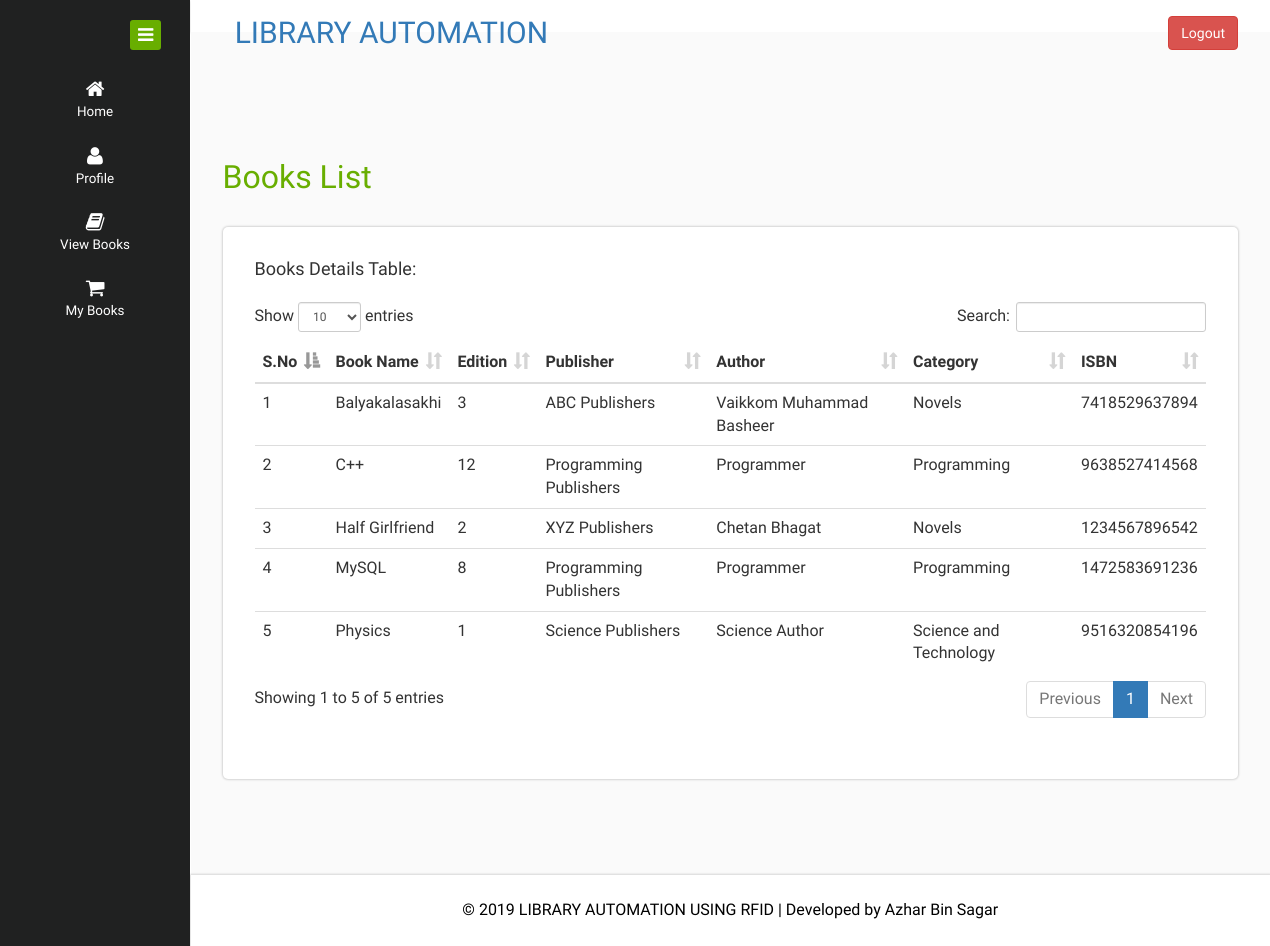
The page /user/book.php (signed in) on the database its author committed.
### tables this page shows
CREATE TABLE `book` (
  `bid` int(5) NOT NULL,
  `barcode` varchar(15) DEFAULT NULL,
  `name` varchar(50) NOT NULL,
  `edition` smallint(2) NOT NULL,
  `pubid` int(5) NOT NULL,
  `authid` int(5) NOT NULL,
  `catid` int(5) NOT NULL,
  `isbn` varchar(13) NOT NULL,
  `issue` tinyint(1) NOT NULL DEFAULT '0' COMMENT '0=not issued, 1= issued'
);

CREATE TABLE `publisher` (
  `pid` int(5) NOT NULL,
  `name` varchar(50) NOT NULL
);

CREATE TABLE `author` (
  `aid` int(5) NOT NULL,
  `name` varchar(50) NOT NULL
);

CREATE TABLE `category` (
  `cid` int(5) NOT NULL,
  `name` varchar(30) NOT NULL
);

### user/book.php (the view, shortened to what this page needs)
<?php require('user_session.php');
	  $con = connectTo();
?>
<!DOCTYPE HTML>
<html>
<head>
<link href="../assets/css/bootstrap.css" rel="stylesheet" type="text/css" media="all">
<link href="../assets/css/style.css" rel="stylesheet" type="text/css" media="all"/>
    <link href="../assets/plugins/datatables/dataTables.bootstrap.css" rel="stylesheet" />
<link href="../assets/css/font-awesome.css" rel="stylesheet">
</head>
<body>
<div class="page-container">
   <div class="left-content">
	   <div class="mother-grid-inner">
<?php require('user_header.php'); ?>
<div class="inner-block">
<div class="main-page">
    <div class="blank">
    	<h2>Books List</h2>
    	<div class="blankpage-main">
						<div class="table table-responsive">
						<h4>Books Details Table:</h4><br>
							<table class="table table-hover" id="tblbook">
							<thead> <tr> <th>S.No</th><th>Book Name</th> <th>Edition</th> <th>Publisher</th><th>Author</th> <th>Category</th><th>ISBN</th></tr> </thead>
							<tbody>
<?php
        $query = "SELECT * FROM `book` ORDER BY `name`";
		$result = mysqli_query($con,$query) or die(mysqli_error($con));
		$c=1;
		while($obj=mysqli_fetch_object($result))
		{	$pu = mysqli_query($con,"SELECT * FROM `publisher` WHERE `pid` = $obj->pubid") or die(mysqli_error($con));
			$pu1 = mysqli_fetch_object($pu);
			$au = mysqli_query($con,"SELECT * FROM `author` WHERE `aid` = $obj->authid") or die(mysqli_error($con));
			$au1 = mysqli_fetch_object($au);
			$ca = mysqli_query($con,"SELECT * FROM `category` WHERE `cid` = $obj->catid") or die(mysqli_error($con));
			$ca1 = mysqli_fetch_object($ca);
				  echo "<tr> <td>$c</td>
                        <td>$obj->name</td>
                        <td>$obj->edition</td>
                        <td>$pu1->name</td>
                        <td>$au1->name</td>
                        <td>$ca1->name</td>
                        <td>$obj->isbn</td>
                      </tr>";
			$c++;
		}
?>
							 </tbody> </table>
						</div>
    	</div>
    </div>
</div>
</div>
<div class="copyrights">
	 <p>© 2019 LIBRARY AUTOMATION USING RFID | Developed by  <a href="" target="_blank">Azhar Bin Sagar</a> </p>
</div>
</div>
</div>
</div>
</body>
</html>

### user/user_header.php (shortened to what this page needs)
				<div class="header-main">
					<div class="header-left">
							<div class="logo-name">
									 <a href="index.php"> <h2>LIBRARY AUTOMATION </h2>
								  </a>
							</div>
							<div class="clearfix"> </div>
					</div>
<?php if($_SESSION){ ?>
					<div class="profile_details">
						<a href="../logout.php"><button type="button" class="btn btn-danger">Logout</button></a>
					</div>
<?php } ?>
				</div>
    <div class="sidebar-menu">
		  	<div class="logo"> <a href="#" class="sidebar-icon"> <span class="fa fa-bars"></span> </a>  </div>
		    <div class="menu">
		      <ul id="menu" >
		        <li id="" ><a href="index.php"><i class="fa fa-home"></i><span>Home</span></a></li>
		          <li><a href="profile.php"><i class="fa fa-user"></i><span>Profile</span></a></li>
		          <li><a href="book.php"><i class="fa fa-book"></i><span>View Books</span></a></li>
		          <li><a href="mybook.php"><i class="fa fa-shopping-cart"></i><span>My Books</span></a></li>
		      </ul>
		    </div>
	 </div>

### rows shown on the page
book: name "Balyakalasakhi", edition "3", pubid.name "ABC Publishers", authid.name "Vaikkom Muhammad Basheer", catid.name "Novels", isbn "7418529637894"
book: name "C++", edition "12", pubid.name "Programming Publishers", authid.name "Programmer", catid.name "Programming", isbn "9638527414568"
book: name "Half Girlfriend", edition "2", pubid.name "XYZ Publishers", authid.name "Chetan Bhagat", catid.name "Novels", isbn "1234567896542"
book: name "MySQL", edition "8", pubid.name "Programming Publishers", authid.name "Programmer", catid.name "Programming", isbn "1472583691236"
book: name "Physics", edition "1", pubid.name "Science Publishers", authid.name "Science Author", catid.name "Science and Technology", isbn "9516320854196"
